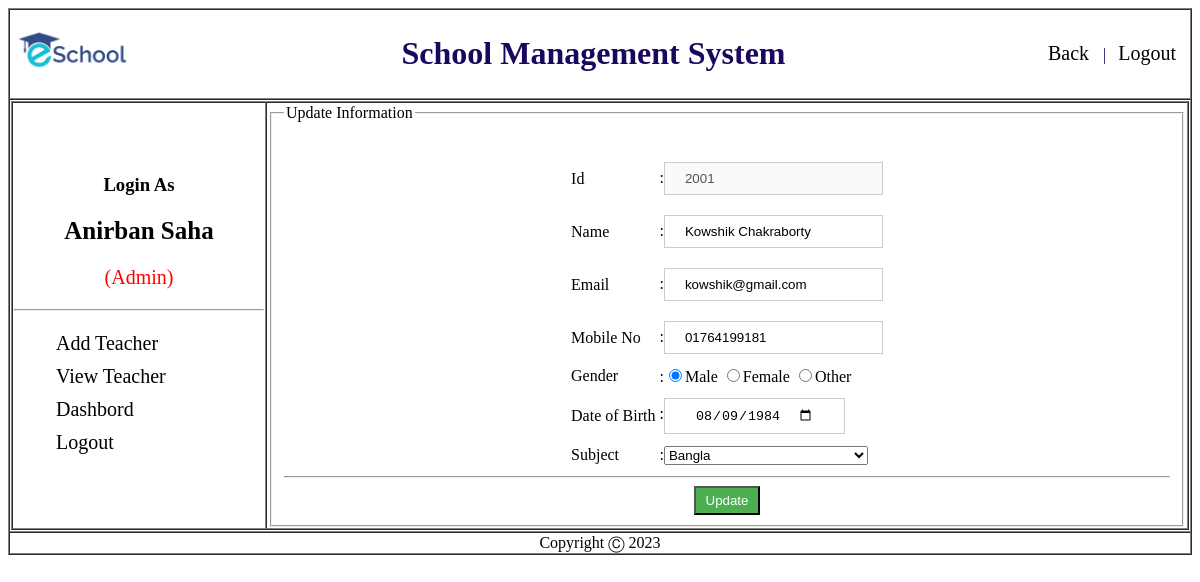
/Admin/view/editTeacher.php?id=2001 (signed in), run on the app's committed database.
### tables this page shows
CREATE TABLE `teacher` (
  `id` varchar(20) NOT NULL,
  `name` varchar(70) NOT NULL,
  `email` varchar(70) NOT NULL,
  `mobile` varchar(70) NOT NULL,
  `gender` varchar(70) NOT NULL,
  `dob` date NOT NULL,
  `subject` varchar(30) NOT NULL,
  `password` varchar(70) NOT NULL
);

### Admin/Model/teacherModel.php (called while the page is built, shortened)
<?php
function getUserbyid($id){
    $conn = getConnection();
    $sql = "select * from teacher where id='$id'";
    $result = mysqli_query($conn,$sql);
    $row = mysqli_fetch_assoc($result);
    return $row;
}
?>

### Admin/View/editTeacher.php (the view, shortened to what this page needs)
<?php
	include('header.php');
	include_once('../model/teacherModel.php');
  $id = $_GET['id'];
  $updatemyinfo = getUserbyid($id);
?>
						<div id="sidebar" class="">
                <ul>
                  <li><a href="addTeacher.php">Add Teacher</a></li>
                  <li><a href="viewTeacher.php">View Teacher</a></li>
                  <li><a href="dashboard.php">Dashbord</a></li>
                  <li><a href="../Controller/logout.php">Logout</a></li>
                </ul>
							</div>
              </td>
              <td>
                <form id="inform" action="../controller/updateCheckTeacher.php" onsubmit="return validation()" method="post">
                <fieldset>
                  <legend>Update Information</legend>
                    <table align="center">
											<tr>
												<td colspan="2">
											</tr>
											<tr>
                        <td>Id</td>
                        <td>:<input type="text" id="id" name="id" disabled value="<?php echo $updatemyinfo['id']; ?>"></td>
                      </tr>
                      <tr>
                        <td>Name</td>
                        <td>:<input type="text" id="name" name="name" value="<?php echo $updatemyinfo['name']; ?>" placeholder="Enter Full Name"></td>
                      </tr>
                      <tr>
                        <td>Email</td>
                        <td>:<input type="email" id="email" name="email" value="<?php echo $updatemyinfo['email']; ?>"></td>
                      </tr>
                      <tr>
                        <td>Mobile No</td>
                        <td>:<input type="text" id="mobile" name="mobile" value="<?php echo $updatemyinfo['mobile']; ?>"></td>
                      </tr>
                      <tr>
                        <td>Gender</td>
                        <td>
                          :<input type="radio" id="gender" name="gender" <?php  if($updatemyinfo['gender']=="male"){?> checked="true" <?php } ?> value="male">Male
                          <input type="radio" id="gender" name="gender"  <?php if($updatemyinfo['gender']=="female"){?> checked="true" <?php } ?>  value="female">Female
                          <input type="radio" id="gender" name="gender" <?php if($updatemyinfo['gender']=="other"){?> checked="true" <?php } ?> value="other">Other
                        </td>
                      </tr>
                      <tr>
                        <td>Date of Birth</td>
                        <td>:<input type="date" id="dob" name="dob" value="<?php echo $updatemyinfo['dob']; ?>"></td>
                      </tr>
											<tr>
												<td>Subject</td>
												<td>:<select id="subject" name="subject">
														<option <?php  if($updatemyinfo['subject']=="Bangla"){?> selected="true" <?php } ?> value="Bangla">Bangla</option>
													</select>
												</td>
											</tr>
                    </table>
                    <hr>
                    <center>
                      <input type="submit" name="update" value="Update">
                  </center>
                </fieldset>
            </td>
            </tr>
            </table>
            </td>
            </tr>
            <?php include('footer.php'); ?>

### Admin/Style/sidebar.css (style rules this page uses)
#sidebar ul li { list-style-type: none; font-size: 20px; padding: 5px 2px; }
#sidebar ul li:last-child { border-bottom: 0; }
#sidebar ul li a { text-decoration: none; color: #000; }
input[type=submit] { background-color: #4CAF50; width: auto; color: white; padding: 5px 10px; cursor: pointer; }
input[type=text],input[type=email], input[type=password] { padding: 8px 20px; margin: 8px 0; display: inline-block; border: 1px solid #ccc; box-sizing: border-box; }
#dob { padding: 8px 30px; margin: 8px 0; display: inline-block; border: 1px solid #ccc; box-sizing: border-box; }

### data on the page
teacher: id "2001", name "Kowshik Chakraborty", email "kowshik@gmail.com", mobile "01764199181", gender "☑", dob "08/09/1984"

### other printed values
$_COOKIE['name'] "Anirban Saha"
